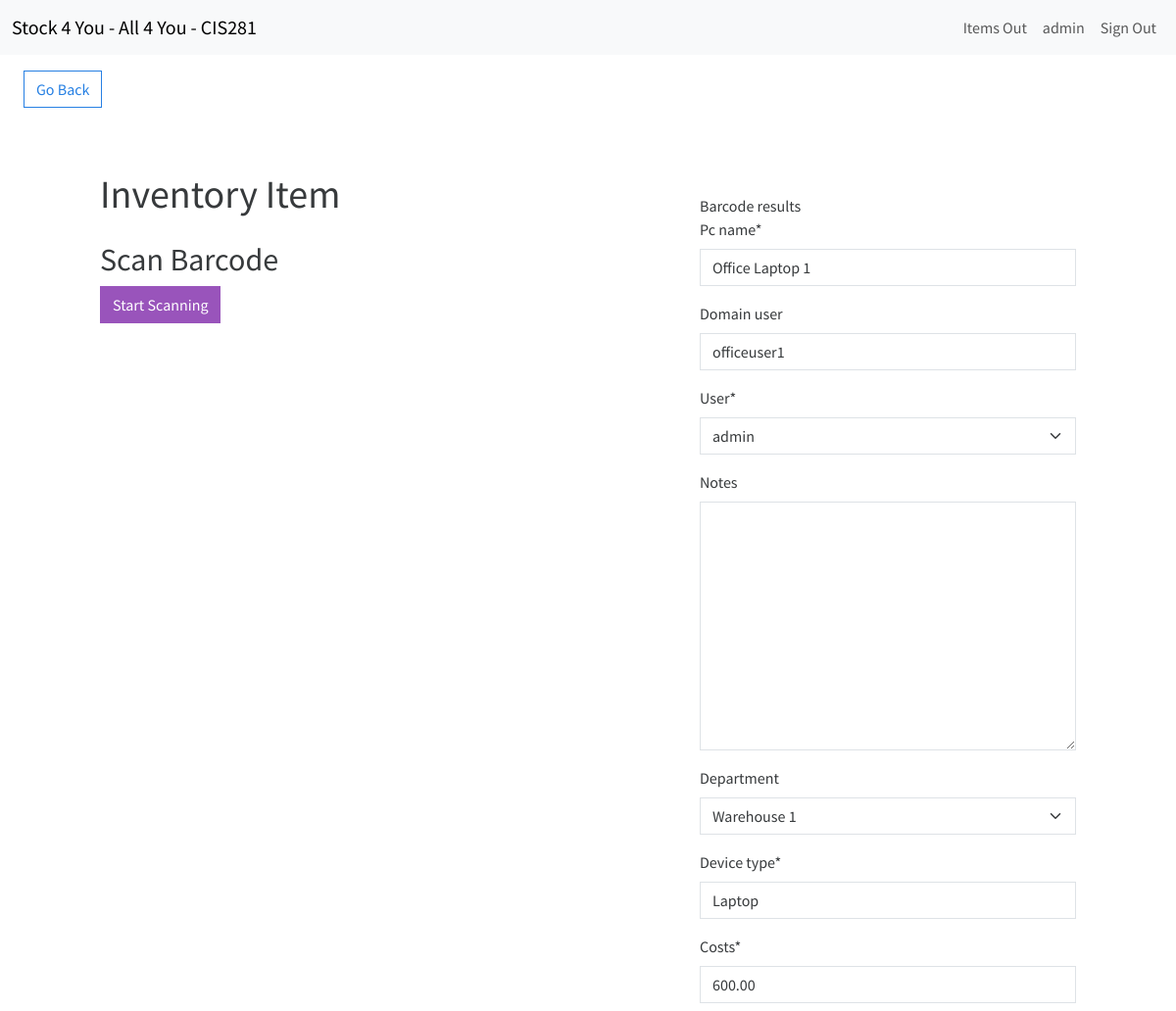
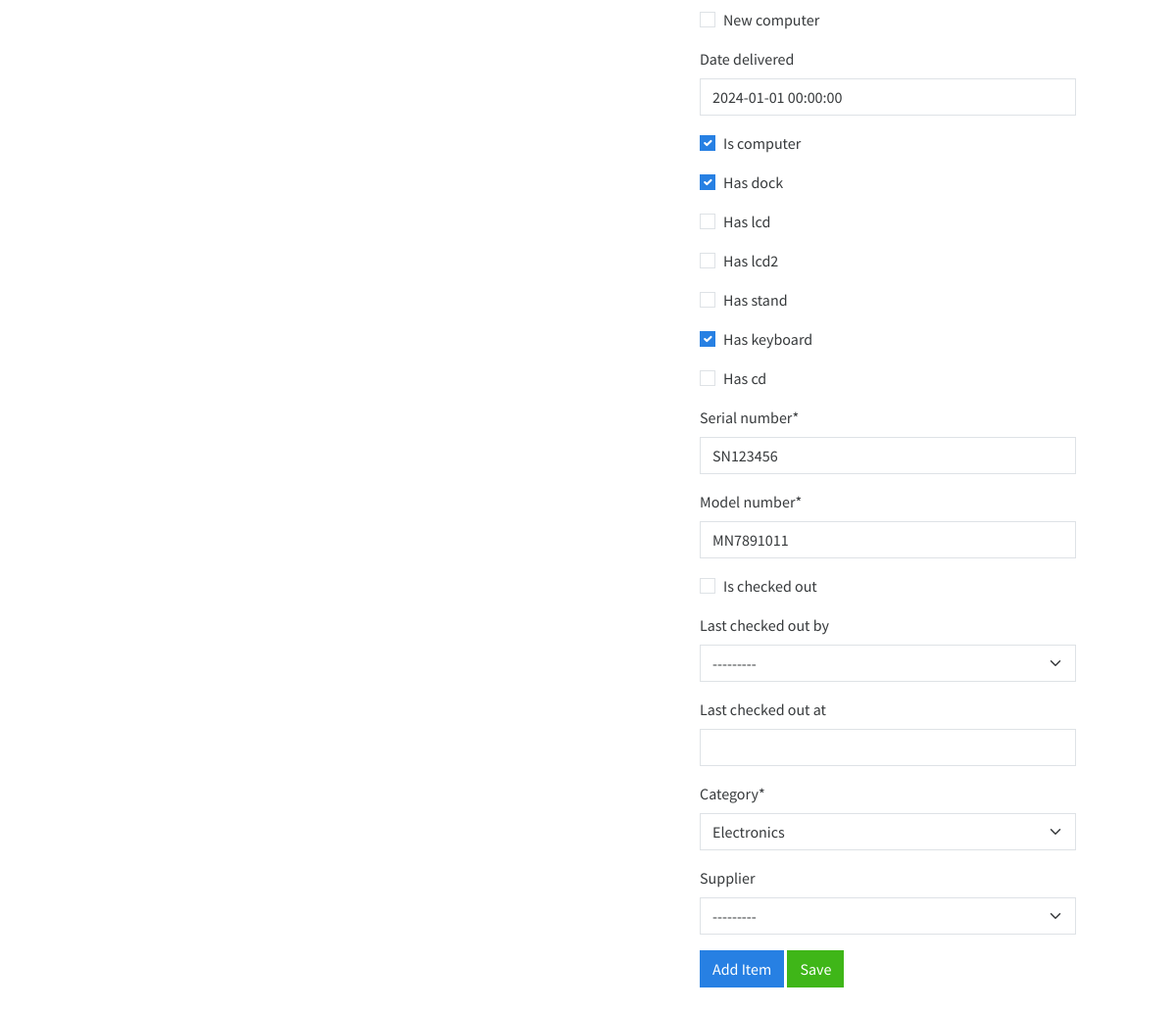
The app's page /edit-item/1/ (signed in) with its own data (2 pictures, top to bottom).
### inventory/models.py (models this page shows, shortened)
class InventoryItem(models.Model):
    pc_name = models.CharField(max_length=255)
    domain_user = models.CharField(max_length=200, blank=True, null=True)
    user = models.ForeignKey(User, on_delete=models.CASCADE)
    notes = models.TextField(blank=True, default='')
    department = models.ForeignKey(Location, on_delete=models.SET_NULL, null=True, blank=True)
    device_type = models.CharField(max_length=50, default='Laptop')
    costs = models.DecimalField(max_digits=8, decimal_places=2, default=0.00)
    new_computer = models.BooleanField(default=False)
    date_delivered = models.DateTimeField(blank=True, null=True, default=timezone.now)
    is_computer = models.BooleanField(default=False)  # True for computer, False for laptop
    has_dock = models.BooleanField(default=False)
    has_lcd = models.BooleanField(default=False)
    has_lcd2 = models.BooleanField(default=False)
    has_stand = models.BooleanField(default=False)
    has_keyboard = models.BooleanField(default=False)
    has_cd = models.BooleanField(default=False)
    serial_number = models.CharField(max_length=200)
    model_number = models.CharField(max_length=200)
    is_checked_out = models.BooleanField(default=False)
    last_checked_out_by = models.ForeignKey(User, related_name='last_checked_out_items', on_delete=models.SET_NULL, null=True, blank=True)
    last_checked_out_at = models.DateTimeField(null=True, blank=True)
    class Meta:
        permissions = [
            ("can_checkout_items", "Can check out items"),
        ]

### inventory/views.py (the view)
# urls.py: path('edit-item/<int:pk>/', EditItem.as_view(), name='edit-item'),  # Edit an existing item
class EditItem(LoginRequiredMixin, UpdateView):
	model = InventoryItem
	form_class = InventoryItemForm
	template_name = 'inventory/item_form.html'
	success_url = reverse_lazy('dashboard')

### inventory/forms.py
class InventoryItemForm(forms.ModelForm):
    category = forms.ModelChoiceField(queryset=Category.objects.all(), initial=0)
    department = forms.ModelChoiceField(queryset=Location.objects.all(), required=False)
    supplier = forms.ModelChoiceField(queryset=Supplier.objects.all(), required=False)
    class Meta:
        model = InventoryItem
        fields = ['pc_name', 'domain_user', 'user', 'notes', 'department', 'device_type', 'costs', 'new_computer', 'date_delivered', 'is_computer', 'has_dock', 'has_lcd', 'has_lcd2', 'has_stand', 'has_keyboard', 'has_cd', 'serial_number', 'model_number', 'is_checked_out', 'last_checked_out_by', 'last_checked_out_at']

### inventory/models.py (called while the page is built)
    def __str__(self):
        return self.name

    def __str__(self):
        return self.location

    def __str__(self):
        return self.name

### inventory/templates/inventory/item_form.html (shortened to what this page needs)
{% extends 'inventory/base.html' %}
{% load crispy_forms_tags %}
{% load static %}
{% block content %}
<a href="{% url 'dashboard' %}" class="btn btn-outline-primary my-3 mx-4">Go Back</a>
<div class="row">
    <div class="col-11 col-md-4 mx-auto mt-5">
        <h1>Inventory Item</h1>
        <div id="barcode-scanner-section" class="my-4">
            <h2>Scan Barcode</h2>
            <button id="startScan" class="btn btn-info">Start Scanning</button>
            <div id="scanner-container" style="width: 100%; height: 200px;"></div>
        </div>
    </div>
    <div class="col-11 col-md-4 mx-auto mt-5">
        <div id="input-box-section" class="my-4">
            <div id="barcodeResult" class="mt-2">Barcode results</div>
            <form method="POST" id="itemForm">
                {{ form|crispy }}
                <div class="mt-3">
                    <button type="submit" name="action" value="add" class="btn btn-primary">Add Item</button>
                    <button type="submit" name="action" value="save" class="btn btn-success">Save</button>
                </div>
            </form>
        </div>
    </div>
</div>
{% endblock content %}

### inventory/templates/inventory/navagation.html (shortened to what this page needs)
<nav class="navbar navbar-expand-lg bg-light">
    <div class="container-fluid">
        <a class="navbar-brand" href="{% url 'index' %}">Stock 4 You - All 4 You - CIS281</a>
        <div class="collapse navbar-collapse justify-content-end" id="navbarNav">
            <ul class="navbar-nav">
                {% if user.is_authenticated %}
                    <li class="nav-item">
                        <a class="btn btn-link nav-link" style="border: none; background: none;" href="{% url 'items_out_list' %}">Items Out</a>
                    </li>
                    <li class="nav-item">
                        <a class="nav-link" href="#">{{ user.username }}</a>
                    </li>
                    <li class="nav-item">
                        <form action="{% url 'logout' %}" method="post" style="display: inline;">
                            <button type="submit" class="btn btn-link nav-link" style="border: none; background: none;">Sign Out</button>
                        </form>
                    </li>
                {% endif %}
            </ul>
        </div>
    </div>
</nav>

### records on screen
InventoryItem: pc_name "Office Laptop 1", domain_user "officeuser1", user "admin", department "Warehouse 1", device_type "Laptop", costs "600.00", date_delivered "2024-01-01 00:00:00", is_computer "☑", has_dock "☑", has_keyboard "☑", serial_number "SN123456", model_number "MN7891011", last_checked_out_by "---------"

### other values on screen
{{ user.username }} "admin"
